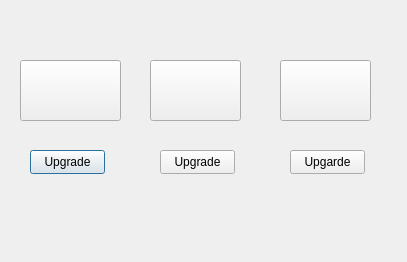
<?xml version="1.0" encoding="UTF-8"?>
<ui version="4.0">
 <class>Shop1</class>
 <widget class="QDialog" name="Shop1">
  <property name="geometry">
   <rect>
    <x>0</x>
    <y>0</y>
    <width>407</width>
    <height>262</height>
   </rect>
  </property>
  <property name="windowTitle">
   <string>Dialog</string>
  </property>
  <widget class="QPushButton" name="townHall">
   <property name="geometry">
    <rect>
     <x>30</x>
     <y>150</y>
     <width>75</width>
     <height>24</height>
    </rect>
   </property>
   <property name="text">
    <string>Upgrade</string>
   </property>
  </widget>
  <widget class="QPushButton" name="fence">
   <property name="geometry">
    <rect>
     <x>160</x>
     <y>150</y>
     <width>75</width>
     <height>24</height>
    </rect>
   </property>
   <property name="text">
    <string>Upgrade</string>
   </property>
  </widget>
  <widget class="QPushButton" name="cannon">
   <property name="geometry">
    <rect>
     <x>290</x>
     <y>150</y>
     <width>75</width>
     <height>24</height>
    </rect>
   </property>
   <property name="text">
    <string>Upgarde</string>
   </property>
  </widget>
  <widget class="QPushButton" name="town">
   <property name="geometry">
    <rect>
     <x>20</x>
     <y>60</y>
     <width>101</width>
     <height>61</height>
    </rect>
   </property>
   <property name="text">
    <string/>
   </property>
  </widget>
  <widget class="QPushButton" name="fencebutton">
   <property name="geometry">
    <rect>
     <x>150</x>
     <y>60</y>
     <width>91</width>
     <height>61</height>
    </rect>
   </property>
   <property name="text">
    <string/>
   </property>
  </widget>
  <widget class="QPushButton" name="cannonbutton">
   <property name="geometry">
    <rect>
     <x>280</x>
     <y>60</y>
     <width>91</width>
     <height>61</height>
    </rect>
   </property>
   <property name="text">
    <string/>
   </property>
  </widget>
 </widget>
 <resources/>
 <connections/>
</ui>
